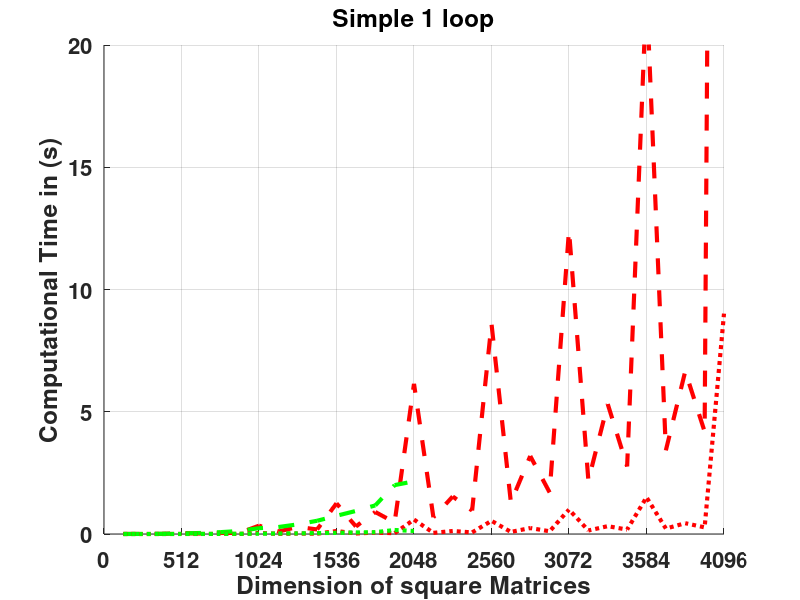
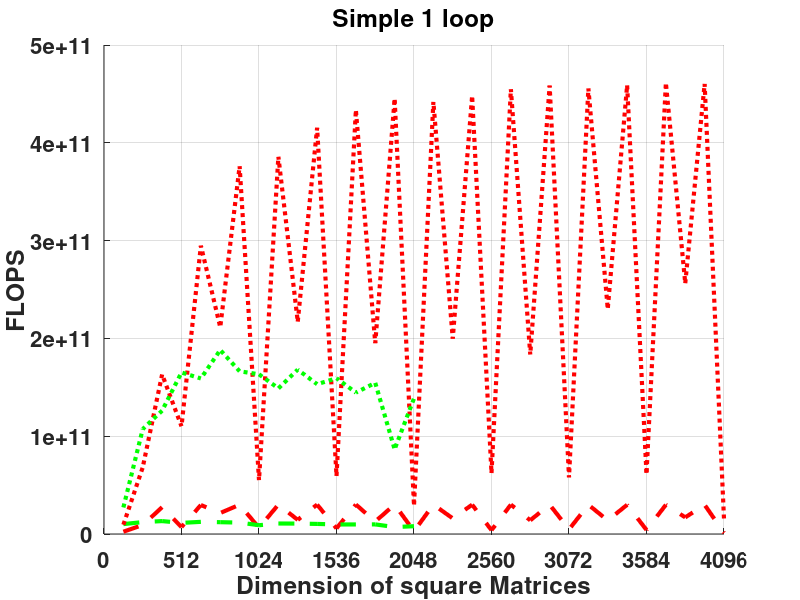
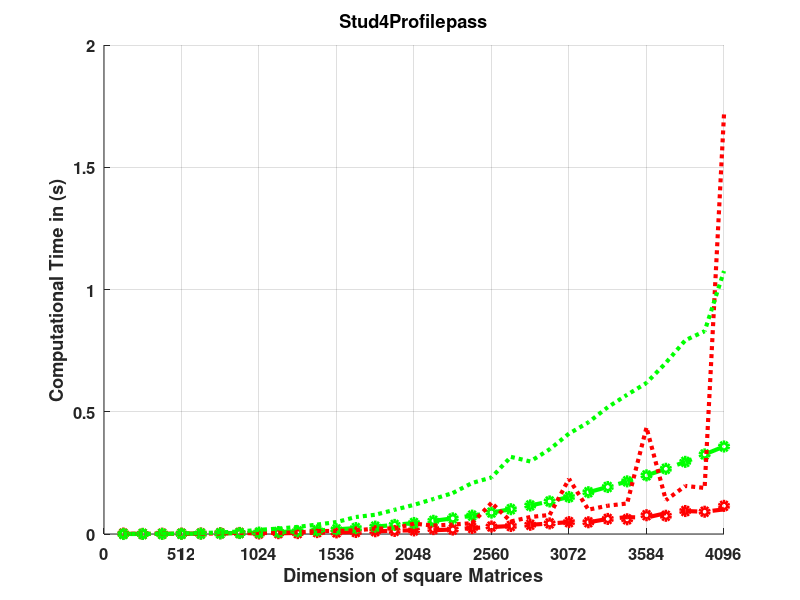
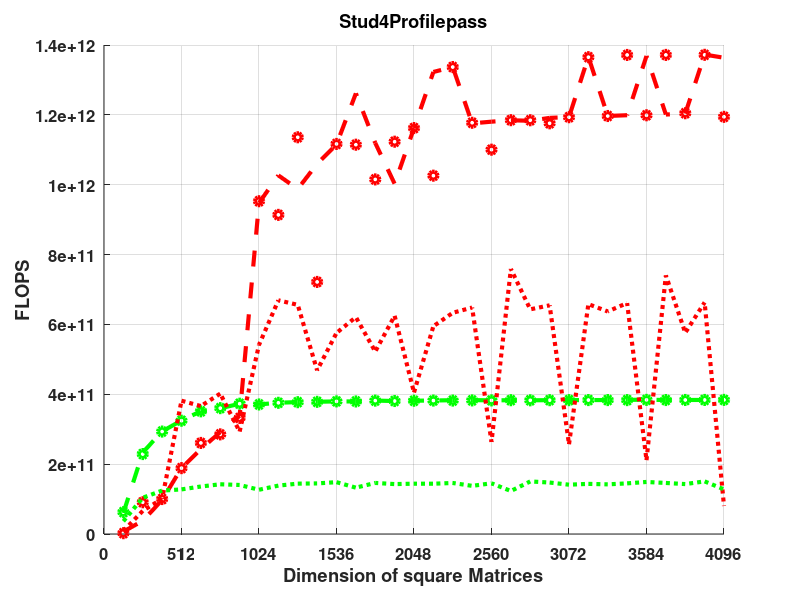

Write MATLAB code to recreate these figures, in order.
x = 128:128:4096; %anfangswert, schrittweite, endwert
xsmall = 128 : 128 : 2048;


%%%%%% NVIDIA Results	

NVIstud4_RMBlockUnrolled_float_B32x2_n = [2.09715e+06,1.67772e+07,5.66231e+07,1.34218e+08,2.62144e+08,4.52985e+08,7.19323e+08,1.07374e+09,1.52882e+09,2.09715e+09,2.79131e+09,3.62388e+09,4.60744e+09,5.75459e+09,7.07789e+09,8.58993e+09,1.03033e+10,1.22306e+10,1.43844e+10,1.67772e+10,1.94217e+10,2.23305e+10,2.5516e+10,2.8991e+10,3.2768e+10,3.68595e+10,4.12782e+10,4.60367e+10,5.11474e+10,5.66231e+10,6.24763e+10,6.87195e+10];
NVIstud4_RMBlockUnrolled_float_B32x2_o = [4.17792e+06,3.34889e+07,1.13099e+08,2.68173e+08,5.23878e+08,9.0538e+08,1.43784e+09,2.14644e+09,3.05632e+09,4.19267e+09,5.58064e+09,7.2454e+09,9.21212e+09,1.1506e+10,1.41521e+10,1.71757e+10,2.06019e+10,2.44559e+10,2.87628e+10,3.35479e+10,3.88362e+10,4.4653e+10,5.10234e+10,5.79726e+10,6.55258e+10,7.3708e+10,8.25445e+10,9.20605e+10,1.02281e+11,1.13231e+11,1.24937e+11,1.37422e+11];
NVIstud4_RMBlockUnrolled_float_B32x2_t = [6.95e-05,0.0001435,0.0003849,0.0008254,0.0014903,0.0025152,0.0038567,0.0057873,0.0081324,0.0111031,0.0147407,0.0190849,0.0242757,0.0301238,0.0371731,0.0450139,0.0538992,0.0638488,0.0750117,0.0877034,0.101376,0.116652,0.133159,0.15126,0.170874,0.192216,0.214926,0.239404,0.266653,0.2951,0.325535,0.357931];
NVIstud4_RMBlockUnrolled_float_B32x2_p = [6.0114e+10,2.33372e+11,2.93839e+11,3.24901e+11,3.51525e+11,3.59963e+11,3.72817e+11,3.70887e+11,3.7582e+11,3.77612e+11,3.78587e+11,3.7964e+11,3.79479e+11,3.81956e+11,3.80708e+11,3.81564e+11,3.8223e+11,3.83028e+11,3.83444e+11,3.82515e+11,3.8309e+11,3.82788e+11,3.83177e+11,3.83265e+11,3.83473e+11,3.83465e+11,3.8406e+11,3.84541e+11,3.83574e+11,3.83705e+11,3.83789e+11,3.83935e+11];
     
NVIstud4_RMunrolledBsregister_float_B32x2_n = [2.09715e+06,1.67772e+07,5.66231e+07,1.34218e+08,2.62144e+08,4.52985e+08,7.19323e+08,1.07374e+09,1.52882e+09,2.09715e+09,2.79131e+09,3.62388e+09,4.60744e+09,5.75459e+09,7.07789e+09,8.58993e+09,1.03033e+10,1.22306e+10,1.43844e+10,1.67772e+10,1.94217e+10,2.23305e+10,2.5516e+10,2.8991e+10,3.2768e+10,3.68595e+10,4.12782e+10,4.60367e+10,5.11474e+10,5.66231e+10,6.24763e+10,6.87195e+10];
NVIstud4_RMunrolledBsregister_float_B32x2_o = [4.17792e+06,3.34889e+07,1.13099e+08,2.68173e+08,5.23878e+08,9.0538e+08,1.43784e+09,2.14644e+09,3.05632e+09,4.19267e+09,5.58064e+09,7.2454e+09,9.21212e+09,1.1506e+10,1.41521e+10,1.71757e+10,2.06019e+10,2.44559e+10,2.87628e+10,3.35479e+10,3.88362e+10,4.4653e+10,5.10234e+10,5.79726e+10,6.55258e+10,7.3708e+10,8.25445e+10,9.20605e+10,1.02281e+11,1.13231e+11,1.24937e+11,1.37422e+11];
NVIstud4_RMunrolledBsregister_float_B32x2_t = [6.67e-05,0.0001463,0.0003856,0.0008268,0.0014916,0.0025125,0.0038547,0.0057873,0.0081373,0.0111096,0.0147479,0.0190814,0.0242744,0.0301303,0.0371681,0.0450202,0.053927,0.0640156,0.0751958,0.0876999,0.101373,0.11666,0.133166,0.151264,0.170874,0.192212,0.215318,0.239771,0.266663,0.295099,0.32555,0.35793];
NVIstud4_RMunrolledBsregister_float_B32x2_p = [6.26375e+10,2.28906e+11,2.93306e+11,3.24351e+11,3.51219e+11,3.6035e+11,3.7301e+11,3.70887e+11,3.75594e+11,3.77391e+11,3.78402e+11,3.7971e+11,3.79499e+11,3.81873e+11,3.80759e+11,3.8151e+11,3.82033e+11,3.8203e+11,3.82506e+11,3.8253e+11,3.83101e+11,3.82762e+11,3.83157e+11,3.83254e+11,3.83473e+11,3.83473e+11,3.83361e+11,3.83952e+11,3.83559e+11,3.83707e+11,3.83771e+11,3.83936e+11];
     
NVIstud4_CMunrolled_float_B32x2_n = [2.09715e+06,1.67772e+07,5.66231e+07,1.34218e+08,2.62144e+08,4.52985e+08,7.19323e+08,1.07374e+09,1.52882e+09,2.09715e+09,2.79131e+09,3.62388e+09,4.60744e+09,5.75459e+09,7.07789e+09,8.58993e+09,1.03033e+10,1.22306e+10,1.43844e+10,1.67772e+10,1.94217e+10,2.23305e+10,2.5516e+10,2.8991e+10,3.2768e+10,3.68595e+10,4.12782e+10,4.60367e+10,5.11474e+10,5.66231e+10,6.24763e+10,6.87195e+10];
NVIstud4_CMunrolled_float_B32x2_o = [4.17792e+06,3.34889e+07,1.13099e+08,2.68173e+08,5.23878e+08,9.0538e+08,1.43784e+09,2.14644e+09,3.05632e+09,4.19267e+09,5.58064e+09,7.2454e+09,9.21212e+09,1.1506e+10,1.41521e+10,1.71757e+10,2.06019e+10,2.44559e+10,2.87628e+10,3.35479e+10,3.88362e+10,4.4653e+10,5.10234e+10,5.79726e+10,6.55258e+10,7.3708e+10,8.25445e+10,9.20605e+10,1.02281e+11,1.13231e+11,1.24937e+11,1.37422e+11];
NVIstud4_CMunrolled_float_B32x2_t = [0.0001146,0.0003226,0.00091,0.0020999,0.0038534,0.0063598,0.0102432,0.0169456,0.0220581,0.0290799,0.0385324,0.0488352,0.069442,0.0787003,0.0990387,0.119255,0.143084,0.167457,0.208632,0.231182,0.315494,0.296705,0.346329,0.410647,0.456562,0.518592,0.56945,0.617855,0.700008,0.792307,0.829334,1.07556];
NVIstud4_CMunrolled_float_B32x2_p = [3.64565e+10,1.03809e+11,1.24284e+11,1.27708e+11,1.35952e+11,1.4236e+11,1.40371e+11,1.26666e+11,1.38558e+11,1.44177e+11,1.4483e+11,1.48364e+11,1.32659e+11,1.462e+11,1.42895e+11,1.44025e+11,1.43985e+11,1.46043e+11,1.37864e+11,1.45115e+11,1.23097e+11,1.50496e+11,1.47326e+11,1.41174e+11,1.4352e+11,1.42131e+11,1.44955e+11,1.49e+11,1.46114e+11,1.42914e+11,1.50647e+11,1.27768e+11];

NVIDIAstud4_multiRM_float_B16x16_n = [2.09715e+06,1.67772e+07,5.66231e+07,1.34218e+08,2.62144e+08,4.52985e+08,7.19323e+08,1.07374e+09,1.52882e+09,2.09715e+09,2.79131e+09,3.62388e+09,4.60744e+09,5.75459e+09,7.07789e+09,8.58993e+09];
NVIDIAstud4_multiRM_float_B16x16_o = [4.17792e+06,3.34889e+07,1.13099e+08,2.68173e+08,5.23878e+08,9.0538e+08,1.43784e+09,2.14644e+09,3.05632e+09,4.19267e+09,5.58064e+09,7.2454e+09,9.21212e+09,1.1506e+10,1.41521e+10,1.71757e+10];
NVIDIAstud4_multiRM_float_B16x16_t = [0.0004131,0.0027477,0.0085702,0.0236231,0.0421162,0.0749314,0.123383,0.238944,0.284954,0.393614,0.541147,0.744599,0.942911,1.16979,1.99975,2.15434];
NVIDIAstud4_multiRM_float_B16x16_p = [1.01136e+10,1.2188e+10,1.31967e+10,1.13522e+10,1.24389e+10,1.20828e+10,1.16535e+10,8.98299e+09,1.07257e+10,1.06517e+10,1.03126e+10,9.73061e+09,9.76987e+09,9.83588e+09,7.07693e+09,7.97258e+09];
 
NVIDIAstud4_multiCM_float_B16x16_n = [2.09715e+06,1.67772e+07,5.66231e+07,1.34218e+08,2.62144e+08,4.52985e+08,7.19323e+08,1.07374e+09,1.52882e+09,2.09715e+09,2.79131e+09,3.62388e+09,4.60744e+09,5.75459e+09,7.07789e+09,8.58993e+09];
NVIDIAstud4_multiCM_float_B16x16_o = [4.17792e+06,3.34889e+07,1.13099e+08,2.68173e+08,5.23878e+08,9.0538e+08,1.43784e+09,2.14644e+09,3.05632e+09,4.19267e+09,5.58064e+09,7.2454e+09,9.21212e+09,1.1506e+10,1.41521e+10,1.71757e+10];
NVIDIAstud4_multiCM_float_B16x16_t = [0.000154,0.000312,0.0008966,0.0016241,0.0032938,0.0048128,0.0086415,0.013146,0.0205229,0.0249448,0.0364383,0.0454836,0.0637197,0.0744545,0.163352,0.123886];
NVIDIAstud4_multiCM_float_B16x16_p = [2.71294e+10,1.07336e+11,1.26142e+11,1.65121e+11,1.5905e+11,1.88119e+11,1.66388e+11,1.63277e+11,1.48922e+11,1.68078e+11,1.53153e+11,1.59297e+11,1.44573e+11,1.54537e+11,8.66355e+10,1.38641e+11];



%%%%%% ATI Results

ATIstud4_RMBlockUnrolled_float_B32x2_n = [2.09715e+06,1.67772e+07,5.66231e+07,1.34218e+08,2.62144e+08,4.52985e+08,7.19323e+08,1.07374e+09,1.52882e+09,2.09715e+09,2.79131e+09,3.62388e+09,4.60744e+09,5.75459e+09,7.07789e+09,8.58993e+09,1.03033e+10,1.22306e+10,1.43844e+10,1.67772e+10,1.94217e+10,2.23305e+10,2.5516e+10,2.8991e+10,3.2768e+10,3.68595e+10,4.12782e+10,4.60367e+10,5.11474e+10,5.66231e+10,6.24763e+10,6.87195e+10];
ATIstud4_RMBlockUnrolled_float_B32x2_o = [4.17792e+06,3.34889e+07,1.13099e+08,2.68173e+08,5.23878e+08,9.0538e+08,1.43784e+09,2.14644e+09,3.05632e+09,4.19267e+09,5.58064e+09,7.2454e+09,9.21212e+09,1.1506e+10,1.41521e+10,1.71757e+10,2.06019e+10,2.44559e+10,2.87628e+10,3.35479e+10,3.88362e+10,4.4653e+10,5.10234e+10,5.79726e+10,6.55258e+10,7.3708e+10,8.25445e+10,9.20605e+10,1.02281e+11,1.13231e+11,1.24937e+11,1.37422e+11];
ATIstud4_RMBlockUnrolled_float_B32x2_t = [0.0006291,0.0008799,0.0011611,0.0014198,0.0021531,0.0031058,0.0042522,0.0022648,0.0029768,0.004245,0.0052652,0.0064982,0.0073025,0.0102783,0.0141151,0.0147806,0.0155747,0.0182921,0.0244656,0.0284187,0.032787,0.0377438,0.042829,0.0485676,0.0479656,0.0615875,0.0688472,0.0672689,0.0851676,0.0940866,0.0910222,0.100788];
ATIstud4_RMBlockUnrolled_float_B32x2_p = [6.64111e+09,3.80599e+10,9.74066e+10,1.88881e+11,2.43314e+11,2.91513e+11,3.38141e+11,9.47737e+11,1.02671e+12,9.87672e+11,1.05991e+12,1.11499e+12,1.2615e+12,1.11944e+12,1.00262e+12,1.16204e+12,1.32278e+12,1.33696e+12,1.17564e+12,1.18049e+12,1.1845e+12,1.18306e+12,1.19133e+12,1.19365e+12,1.3661e+12,1.1968e+12,1.19895e+12,1.36854e+12,1.20094e+12,1.20348e+12,1.3726e+12,1.36348e+12];
     
ATIstud4_RMunrolledBsregister_float_B32x2_n = [2.09715e+06,1.67772e+07,5.66231e+07,1.34218e+08,2.62144e+08,4.52985e+08,7.19323e+08,1.07374e+09,1.52882e+09,2.09715e+09,2.79131e+09,3.62388e+09,4.60744e+09,5.75459e+09,7.07789e+09,8.58993e+09,1.03033e+10,1.22306e+10,1.43844e+10,1.67772e+10,1.94217e+10,2.23305e+10,2.5516e+10,2.8991e+10,3.2768e+10,3.68595e+10,4.12782e+10,4.60367e+10,5.11474e+10,5.66231e+10,6.24763e+10,6.87195e+10];
ATIstud4_RMunrolledBsregister_float_B32x2_o = [4.17792e+06,3.34889e+07,1.13099e+08,2.68173e+08,5.23878e+08,9.0538e+08,1.43784e+09,2.14644e+09,3.05632e+09,4.19267e+09,5.58064e+09,7.2454e+09,9.21212e+09,1.1506e+10,1.41521e+10,1.71757e+10,2.06019e+10,2.44559e+10,2.87628e+10,3.35479e+10,3.88362e+10,4.4653e+10,5.10234e+10,5.79726e+10,6.55258e+10,7.3708e+10,8.25445e+10,9.20605e+10,1.02281e+11,1.13231e+11,1.24937e+11,1.37422e+11];
ATIstud4_RMunrolledBsregister_float_B32x2_t = [0.0017535,0.0003683,0.0011295,0.0014218,0.0020095,0.0031739,0.0043267,0.0022529,0.0033452,0.0036912,0.0077332,0.006488,0.0082655,0.0113337,0.0126005,0.0147782,0.0200824,0.0182928,0.0244297,0.0304903,0.032779,0.0376949,0.0433923,0.0485826,0.0479997,0.0615916,0.0601862,0.0767924,0.0745705,0.0939939,0.0910692,0.115065];
ATIstud4_RMunrolledBsregister_float_B32x2_p = [2.38262e+09,9.09283e+10,1.00132e+11,1.88615e+11,2.60701e+11,2.85258e+11,3.32319e+11,9.52743e+11,9.13644e+11,1.13585e+12,7.21646e+11,1.11674e+12,1.11453e+12,1.0152e+12,1.12314e+12,1.16223e+12,1.02587e+12,1.33691e+12,1.17737e+12,1.10028e+12,1.18479e+12,1.18459e+12,1.17586e+12,1.19328e+12,1.36513e+12,1.19672e+12,1.37149e+12,1.19882e+12,1.3716e+12,1.20467e+12,1.37189e+12,1.1943e+12];
     
ATIstud4_CMunrolled_float_B32x2_n = [2.09715e+06,1.67772e+07,5.66231e+07,1.34218e+08,2.62144e+08,4.52985e+08,7.19323e+08,1.07374e+09,1.52882e+09,2.09715e+09,2.79131e+09,3.62388e+09,4.60744e+09,5.75459e+09,7.07789e+09,8.58993e+09,1.03033e+10,1.22306e+10,1.43844e+10,1.67772e+10,1.94217e+10,2.23305e+10,2.5516e+10,2.8991e+10,3.2768e+10,3.68595e+10,4.12782e+10,4.60367e+10,5.11474e+10,5.66231e+10,6.24763e+10,6.87195e+10];
ATIstud4_CMunrolled_float_B32x2_o = [4.17792e+06,3.34889e+07,1.13099e+08,2.68173e+08,5.23878e+08,9.0538e+08,1.43784e+09,2.14644e+09,3.05632e+09,4.19267e+09,5.58064e+09,7.2454e+09,9.21212e+09,1.1506e+10,1.41521e+10,1.71757e+10,2.06019e+10,2.44559e+10,2.87628e+10,3.35479e+10,3.88362e+10,4.4653e+10,5.10234e+10,5.79726e+10,6.55258e+10,7.3708e+10,8.25445e+10,9.20605e+10,1.02281e+11,1.13231e+11,1.24937e+11,1.37422e+11];
ATIstud4_CMunrolled_float_B32x2_t = [0.0004855,0.0005046,0.0011231,0.0007028,0.0014304,0.002253,0.0049032,0.0039641,0.0045684,0.0063908,0.0119107,0.0125877,0.0148399,0.0220239,0.0226557,0.0423899,0.034635,0.0386168,0.0443682,0.127235,0.0511765,0.0694225,0.0779358,0.225601,0.0995709,0.1157,0.124842,0.435475,0.138134,0.196561,0.188422,1.71611];
ATIstud4_CMunrolled_float_B32x2_p = [8.6054e+09,6.63672e+10,1.00702e+11,3.81578e+11,3.66246e+11,4.01855e+11,2.93246e+11,5.41468e+11,6.69013e+11,6.56047e+11,4.6854e+11,5.75593e+11,6.20767e+11,5.22431e+11,6.24659e+11,4.05183e+11,5.94828e+11,6.33296e+11,6.48275e+11,2.63669e+11,7.58868e+11,6.43207e+11,6.54685e+11,2.56969e+11,6.58081e+11,6.37063e+11,6.61192e+11,2.11403e+11,7.40446e+11,5.76064e+11,6.63069e+11,8.00775e+10];

ATIstud4_multiRM_float_B16x16_n = [2.09715e+06,1.67772e+07,5.66231e+07,1.34218e+08,2.62144e+08,4.52985e+08,7.19323e+08,1.07374e+09,1.52882e+09,2.09715e+09,2.79131e+09,3.62388e+09,4.60744e+09,5.75459e+09,7.07789e+09,8.58993e+09,1.03033e+10,1.22306e+10,1.43844e+10,1.67772e+10,1.94217e+10,2.23305e+10,2.5516e+10,2.8991e+10,3.2768e+10,3.68595e+10,4.12782e+10,4.60367e+10,5.11474e+10,5.66231e+10,6.24763e+10,6.87195e+10];
ATIstud4_multiRM_float_B16x16_o = [4.17792e+06,3.34889e+07,1.13099e+08,2.68173e+08,5.23878e+08,9.0538e+08,1.43784e+09,2.14644e+09,3.05632e+09,4.19267e+09,5.58064e+09,7.2454e+09,9.21212e+09,1.1506e+10,1.41521e+10,1.71757e+10,2.06019e+10,2.44559e+10,2.87628e+10,3.35479e+10,3.88362e+10,4.4653e+10,5.10234e+10,5.79726e+10,6.55258e+10,7.3708e+10,8.25445e+10,9.20605e+10,1.02281e+11,1.13231e+11,1.24937e+11,1.37422e+11];
ATIstud4_multiRM_float_B16x16_t = [0.0017828,0.0036249,0.0041293,0.038006,0.0176896,0.0421743,0.047977,0.340289,0.101543,0.290271,0.185754,1.25309,0.305979,0.899872,0.470435,6.14323,0.684949,1.53323,0.960207,8.59851,1.29282,3.18854,1.69987,12.4195,2.18918,5.31258,2.76396,22.2391,3.42403,6.6554,4.18856,121.858];
ATIstud4_multiRM_float_B16x16_p = [2.34346e+09,9.23857e+09,2.73893e+10,7.05608e+09,2.96151e+10,2.14676e+10,2.99694e+10,6.30768e+09,3.00987e+10,1.4444e+10,3.00432e+10,5.78202e+09,3.0107e+10,1.27862e+10,3.0083e+10,2.79587e+09,3.0078e+10,1.59505e+10,2.99548e+10,3.90159e+09,3.004e+10,1.40042e+10,3.00162e+10,4.66786e+09,2.99317e+10,1.38743e+10,2.98646e+10,4.13958e+09,2.98716e+10,1.70135e+10,2.98281e+10,1.12772e+09];
 
ATIstud4_multiCM_float_B16x16_n = [2.09715e+06,1.67772e+07,5.66231e+07,1.34218e+08,2.62144e+08,4.52985e+08,7.19323e+08,1.07374e+09,1.52882e+09,2.09715e+09,2.79131e+09,3.62388e+09,4.60744e+09,5.75459e+09,7.07789e+09,8.58993e+09,1.03033e+10,1.22306e+10,1.43844e+10,1.67772e+10,1.94217e+10,2.23305e+10,2.5516e+10,2.8991e+10,3.2768e+10,3.68595e+10,4.12782e+10,4.60367e+10,5.11474e+10,5.66231e+10,6.24763e+10,6.87195e+10];
ATIstud4_multiCM_float_B16x16_o = [4.17792e+06,3.34889e+07,1.13099e+08,2.68173e+08,5.23878e+08,9.0538e+08,1.43784e+09,2.14644e+09,3.05632e+09,4.19267e+09,5.58064e+09,7.2454e+09,9.21212e+09,1.1506e+10,1.41521e+10,1.71757e+10,2.06019e+10,2.44559e+10,2.87628e+10,3.35479e+10,3.88362e+10,4.4653e+10,5.10234e+10,5.79726e+10,6.55258e+10,7.3708e+10,8.25445e+10,9.20605e+10,1.02281e+11,1.13231e+11,1.24937e+11,1.37422e+11];
ATIstud4_multiCM_float_B16x16_t = [0.0004416,0.0004912,0.0006933,0.0024349,0.001777,0.0042809,0.0038232,0.0389795,0.0079226,0.019307,0.0134352,0.122138,0.0212515,0.0589684,0.0318083,0.589623,0.0466273,0.122434,0.0642182,0.538254,0.0853938,0.243335,0.111289,1.00001,0.143845,0.320208,0.179945,1.50135,0.221761,0.441589,0.271479,9.0142];
ATIstud4_multiCM_float_B16x16_p = [9.46087e+09,6.81777e+10,1.63131e+11,1.10137e+11,2.94811e+11,2.11493e+11,3.76084e+11,5.50657e+10,3.85772e+11,2.17158e+11,4.15374e+11,5.93214e+10,4.33481e+11,1.95121e+11,4.44918e+11,2.91299e+10,4.41842e+11,1.99747e+11,4.47892e+11,6.23272e+10,4.5479e+11,1.83505e+11,4.58477e+11,5.7972e+10,4.55529e+11,2.30188e+11,4.58721e+11,6.13183e+10,4.61222e+11,2.56418e+11,4.60207e+11,1.52451e+10];

figure % create new figure
hold on
plot(x,ATIstud4_multiRM_float_B16x16_t,'--r','LineWidth',3)
plot(xsmall,NVIDIAstud4_multiRM_float_B16x16_t,'--g','LineWidth',3)
plot(x,ATIstud4_multiCM_float_B16x16_t,'r:','LineWidth',3)
plot(xsmall,NVIDIAstud4_multiCM_float_B16x16_t,'g:','LineWidth',3)
title('Simple 1 loop','FontSize',16) % title
ylabel('Computational Time in (s)','FontSize',18) % label for y axis
xlabel('Dimension of square Matrices','FontSize',18) % label for x axis
set(gca,'FontSize',16,'FontWeight','bold')
Ticks = 0:512:4096;
set(gca, 'XTickMode', 'manual', 'XTick', Ticks, 'xlim', [0,4096]);
grid on
axis([0 4096 0 20])
hold off

figure % create new figure
hold on
plot(x,ATIstud4_multiRM_float_B16x16_p,'--r','LineWidth',3)
plot(xsmall,NVIDIAstud4_multiRM_float_B16x16_p,'--g','LineWidth',3)
plot(x,ATIstud4_multiCM_float_B16x16_p,'r:','LineWidth',3)
plot(xsmall,NVIDIAstud4_multiCM_float_B16x16_p,'g:','LineWidth',3)
title('Simple 1 loop','FontSize',16) % title
ylabel('FLOPS','FontSize',16) % label for y axis
xlabel('Dimension of square Matrices','FontSize',18) % label for x axis
set(gca,'FontSize',16,'FontWeight','bold')
Ticks = 0:512:4096;
set(gca, 'XTickMode', 'manual', 'XTick', Ticks, 'xlim', [0,4096]);
grid on
hold off

figure % create new figure
hold on
plot(x,ATIstud4_RMBlockUnrolled_float_B32x2_t,'--r','LineWidth',3)
plot(x,NVIstud4_RMBlockUnrolled_float_B32x2_t,'--g','LineWidth',3) 
plot(x,ATIstud4_RMunrolledBsregister_float_B32x2_t,'ro','LineWidth',3)
plot(x,NVIstud4_RMunrolledBsregister_float_B32x2_t,'go','LineWidth',3) 
plot(x,ATIstud4_CMunrolled_float_B32x2_t,':r','LineWidth',3)
plot(x,NVIstud4_CMunrolled_float_B32x2_t,':g','LineWidth',3) 
title('Stud4Profilepass','FontSize',16) % title
ylabel('Computational Time in (s)','FontSize',16) % label for y axis
xlabel('Dimension of square Matrices','FontSize',16) % label for x axis
set(gca,'FontSize',12,'FontWeight','bold')
Ticks = 0:512:4096;
set(gca, 'XTickMode', 'manual', 'XTick', Ticks, 'xlim', [0,4096]);
grid on
hold off

figure % create new figure
hold on
plot(x,ATIstud4_RMBlockUnrolled_float_B32x2_p,'--r','LineWidth',3)
plot(x,NVIstud4_RMBlockUnrolled_float_B32x2_p,'--g','LineWidth',3) 
plot(x,ATIstud4_RMunrolledBsregister_float_B32x2_p,'ro','LineWidth',3)
plot(x,NVIstud4_RMunrolledBsregister_float_B32x2_p,'go','LineWidth',3) 
plot(x,ATIstud4_CMunrolled_float_B32x2_p,':r','LineWidth',3)
plot(x,NVIstud4_CMunrolled_float_B32x2_p,':g','LineWidth',3) 
title('Stud4Profilepass','FontSize',16) % title
ylabel('FLOPS','FontSize',16) % label for y axis
xlabel('Dimension of square Matrices','FontSize',16) % label for x axis
set(gca,'FontSize',12,'FontWeight','bold')
Ticks = 0:512:4096;
set(gca, 'XTickMode', 'manual', 'XTick', Ticks, 'xlim', [0,4096]);
grid on
hold off
